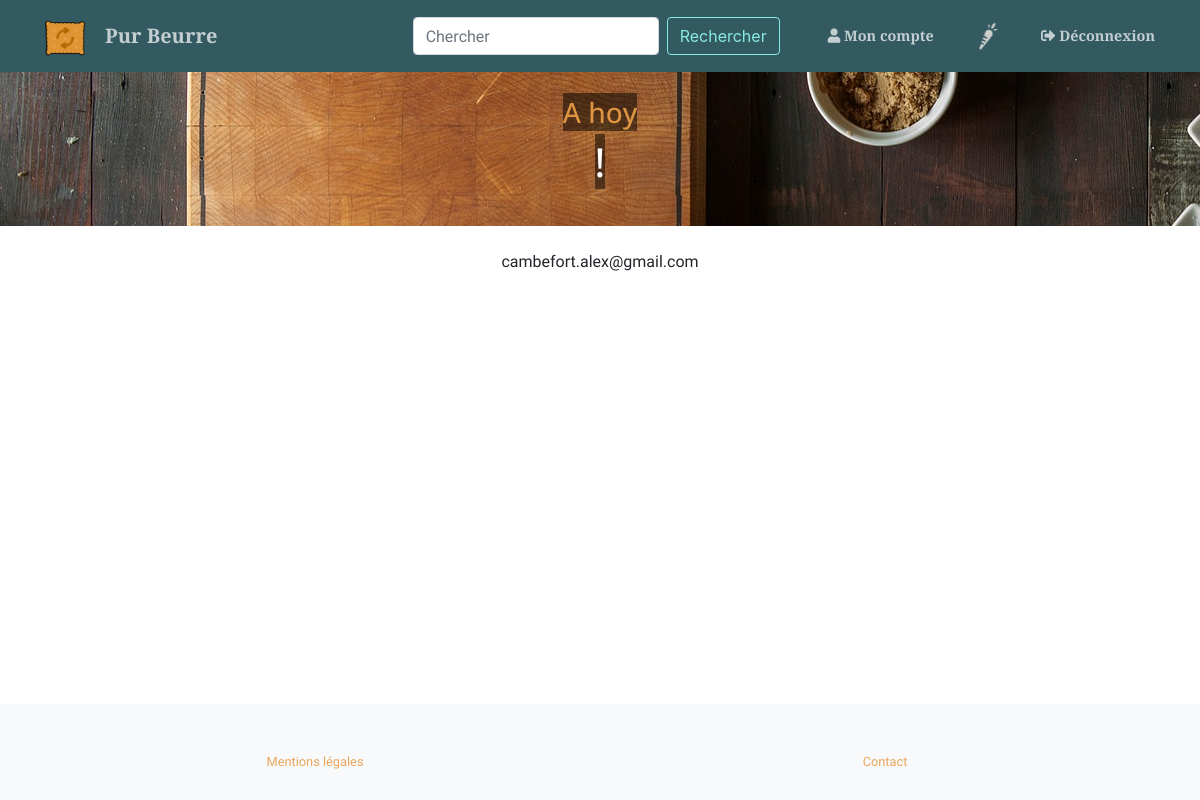
The page /purbeurre/account/ (signed in) on the database as committed earlier.
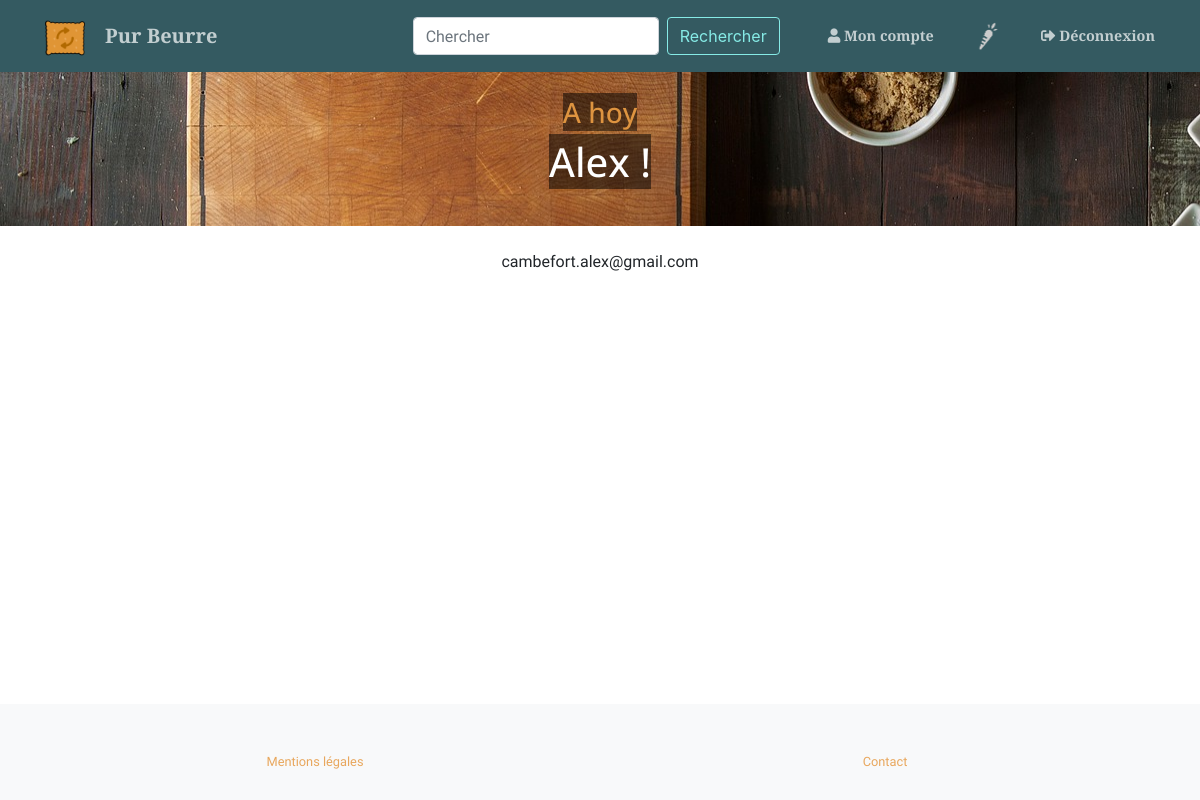
The same page on the database as committed later.
### purbeurre/models.py (models this page shows, shortened)
class CustomUser(AbstractUser):
    username = None
    email = models.EmailField(_('email address'), unique=True)
    first_name = models.CharField(_('first name'), max_length=150, unique=True)
    USERNAME_FIELD = 'email'
    REQUIRED_FIELDS = ['first_name']
    objects = CustomUserManager()

### purbeurre/views.py (the view)
# urls.py: path('account/', views.account, name='account'),
def account(request):
    return render(request, 'purbeurre/account.html')

### purbeurre/templates/purbeurre/account.html (shortened to what this page needs)
{% extends 'base.html' %}
{% block content %}
<div id='accountheader' class='container' style='padding-top:1.5em; min-width:100%;'>
    <div class='row justify-content-center'>
        <div class='col-md-6 text-center' style='margin-bottom: 2em'>
            {% if user.is_authenticated %}
            <h3 style='color:#DE9440;'><span style='background-color:rgba(0, 0, 0, .5)'>A hoy</span></h3>
            <h1 style='text-transform: capitalize; color:white;'><span style='background-color:rgba(0, 0, 0, .5)'>{{ user.first_name }} !</span></h1>
            {% else %}
            <p style='color:white;'><span style='background-color:rgba(0, 0, 0, .5)'>Vous n'êtes pas connecté.</span></p>
            <a href="{% url 'login' %}">Se connecter</a>
            {% endif %}
        </div>
    </div>
</div>
<div class='container' style='margin-top:1.5em;'>
    <div class='row justify-content-center'>
        <div class='col-md-6 text-center'>
            {% if user.is_authenticated %}
            {{ user.email }}
            {% endif %}
        </div>
    </div>
</div>
{% endblock %}

### purbeurre/templates/purbeurre/base.html (shortened to what this page needs)
{% load static %}
<!DOCTYPE html>
<html lang="en">
<head>
  <link href="{% static '/vendor/fontawesome-free/css/all.min.css' %}" rel="stylesheet" type="text/css">
  <link href="{% static '/vendor/magnific-popup/magnific-popup.css' %}" rel="stylesheet">
  <link href="{% static '/css/creative.css' %}" rel="stylesheet">
  <link href="{% static '/css/customstyle.css' %}" rel="stylesheet">
</head>
<body id="page-top">
<nav class="navbar navbar-expand-lg navbar-light fixed-top py-3 bg-dark" id="mainNav">
    <div class="container">
    <a class="navbar-brand js-scroll-trigger" href="{% url 'purbeurre:index' %}"><img id='purbeurrelogo' src="{% static 'img/purbeurrelogo.png' %}" >Pur Beurre</a>
    <div class="collapse navbar-collapse" id="navbarResponsive">
        <ul class="navbar-nav ml-auto my-2 my-lg-0">
        <form id='searchcontainer' class="form-inline my-2 my-lg-0">
            <input class="form-control mr-sm-2" type="search" placeholder="Chercher" aria-label="Search">
            <button class="btn btn-outline-success my-2 my-sm-0" type="submit">Rechercher</button>
        </form>
        <li class="nav-item">
            {% if user.is_authenticated %}
            <a class="nav-link js-scroll-trigger" href="{% url 'purbeurre:account' %}"><i class="fas fa-user"></i> Mon compte</a>
            {% else %}
            <a class="nav-link js-scroll-trigger" href="{% url 'login' %}"><i class="fas fa-user"></i> Se connecter</a>
            {% endif %}
        </li>
        <li class="nav-item">
            <a class="nav-link js-scroll-trigger" href="#portfolio"><img id='carroticon' src="{% static '/img/carroticon_inverse_white.png' %}"></a>
        </li>
        <li class="nav-item">
            {% if user.is_authenticated %}
            <a class="nav-link js-scroll-trigger" href="{% url 'logout' %}"><i class="fas fa-sign-out-alt"></i> Déconnexion</a>
            {% endif %}
        </li>
        </ul>
    </div>
    </div>
</nav>
  {% block content %}
  {% endblock %}
  <footer id='footer' class="bg-light py-5">
    <div class="container">
      <div class='row'>
        <div class="col-6 small text-center text-muted"><a href=''>Mentions légales</a></div>
        <div class="col-6 small text-center text-muted"><a href=''>Contact</a></div>
      </div>
    </div>
  </footer>
</body>
</html>

### purbeurre/static/css/customstyle.css (style rules this page uses)
body { padding-top: 72px; }
#carroticon { max-width: 3em; filter: brightness(80%); }
.nav-item { display: flex; align-items: center; }
#searchcontainer { margin-right: 2em; }
#purbeurrelogo { max-width: 2em; margin-right: 1em; margin-top: -1em; margin-bottom: -1em; }
#accountheader { background-image: url('../img/account-header-1.jpg'); background-position: 0px -500px; }

Rows that differ between the two databases and show on the page:
changed CustomUser "cambefort.alex@gmail.com": first_name (not shown) → "Alex"
